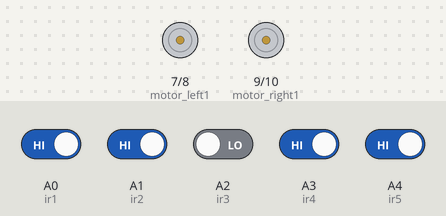
A sketch run on a simulated Arduino Uno, built with avr-gcc and run on an emulated ATmega328P. Shown: motor-driver pin pairs drawn as motors (green arrow = first pin HIGH = forward, orange = second pin HIGH = backward, longer = more drive, scaled by the enable pin). The test bench sets the inputs (shaded band); at power-on: A0 (ir1), A1 (ir2), A3 (ir4), A4 (ir5) HIGH, A2 (ir3) LOW.

Above: at 1.2 s.
1.3 s: A2 (ir3) driven HIGH
2.8 s: A0 (ir1) driven LOW and A4 (ir5) driven LOW
At 3.4 s:
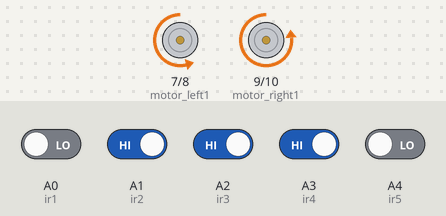
4.3 s: A1 (ir2) driven LOW
At 4.6 s:
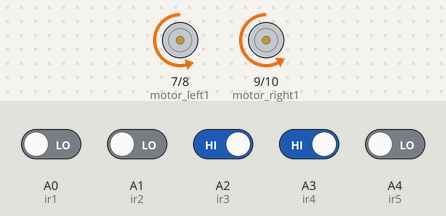
5.8 s: A1 (ir2) driven HIGH
At 6.9 s:
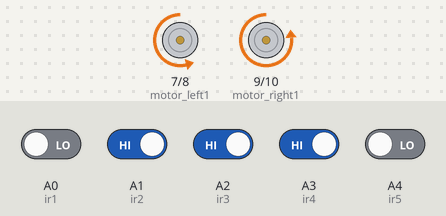
7.3 s: A3 (ir4) driven LOW
At 8.1 s:
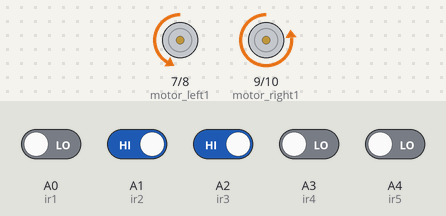
8.8 s: A3 (ir4) driven HIGH
At 9.2 s:
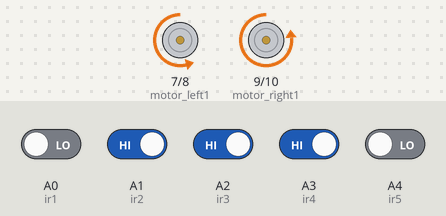
Timing chart, 0 to 11.3 s (numbered marks = the images above; inputs shaded):
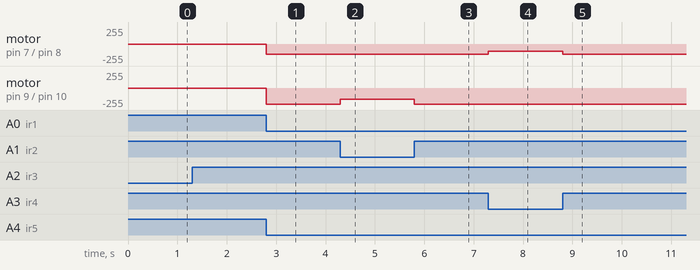

Measured:
- after the input at 2.8 s, motor on pin 7 (motor_left1) / pin 8 (motor_left2): stopped → backward 154/255 at once; motor on pin 9 (motor_right1) / pin 10 (motor_right2): stopped → backward 240/255 at once
- after the input at 4.3 s, motor on pin 9 (motor_right1) / pin 10 (motor_right2): backward 240/255 → backward 168/255 at once
- after the input at 5.8 s, motor on pin 9 (motor_right1) / pin 10 (motor_right2): backward 168/255 → backward 240/255 at once
- after the input at 7.3 s, motor on pin 7 (motor_left1) / pin 8 (motor_left2): backward 154/255 → backward 107/255 at once
- after the input at 8.8 s, motor on pin 7 (motor_left1) / pin 8 (motor_left2): backward 107/255 → backward 154/255 at once

The sketch:

line_follower.ino
```cpp
#define ir1   A0
#define ir2   A1
#define ir3   A2
#define ir4   A3
#define ir5   A4

# define Trig 2
# define Echo 4

# define enable_left 5
# define motor_left1 7
# define motor_left2 8

# define enable_right 6
# define motor_right1 9
# define motor_right2 10

void forward();
void left();
void right();
void stop();
void motor_speed(int percent1, int percent2);


float motor_calib = 0.7;

void setup() {

pinMode(enable_left,OUTPUT);
pinMode(motor_left1,OUTPUT);
pinMode(motor_left2,OUTPUT);

pinMode(enable_right,OUTPUT);
pinMode(motor_right1,OUTPUT);
pinMode(motor_right2,OUTPUT);


}

void loop() {

  if((digitalRead(ir1)==0)&&(digitalRead(ir2)==0)&&(digitalRead(ir3)==1)&&(digitalRead(ir4)==0)&&(digitalRead(ir5)==0))
  {
    motor_speed(100, 100);
  }
  else if((digitalRead(ir1)==0)&&(digitalRead(ir2)==1)&&(digitalRead(ir3)==1)&&(digitalRead(ir4)==1)&&(digitalRead(ir5)==0))
  {
    motor_speed(100, 100);
  }
  else if((digitalRead(ir1)==0)&&(digitalRead(ir2)==1)&&(digitalRead(ir3)==1)&&(digitalRead(ir4)==0)&&(digitalRead(ir5)==0))
  {
    motor_speed(70, 100);
  }
  else if((digitalRead(ir1)==0)&&(digitalRead(ir2)==0)&&(digitalRead(ir3)==1)&&(digitalRead(ir4)==1)&&(digitalRead(ir5)==0))
  {
    motor_speed(100, 70);
  }
  else if((digitalRead(ir1)==0)&&(digitalRead(ir2)==1)&&(digitalRead(ir3)==1)&&(digitalRead(ir4)==1)&&(digitalRead(ir5)==0))
  {
    motor_speed(100, 100);
  }
  else if((digitalRead(ir1)==0)&&(digitalRead(ir2)==0)&&(digitalRead(ir3)==0)&&(digitalRead(ir4)==1)&&(digitalRead(ir5)==1))
  {
    motor_speed(100, 30);
  }
  else if((digitalRead(ir1)==1)&&(digitalRead(ir2)==0)&&(digitalRead(ir3)==0)&&(digitalRead(ir4)==0)&&(digitalRead(ir5)==0))
  {
    motor_speed(0, 100);
  }
  else if((digitalRead(ir1)==0)&&(digitalRead(ir2)==0)&&(digitalRead(ir3)==0)&&(digitalRead(ir4)==0)&&(digitalRead(ir5)==1))
  {
    motor_speed(100, 0);
  }
  else if ((digitalRead(ir1)==1)&&(digitalRead(ir2)==1)&&(digitalRead(ir3)==1)&&(digitalRead(ir4)==1)&&(digitalRead(ir5)==1))
  {
    motor_speed(0, 0);
  }
  else
  {}
}


void motor_speed(int percent1, int percent2)
{
  int max = 220;
  analogWrite(enable_left, max * (percent1/100.0) * motor_calib);
  analogWrite(enable_right, 240 * (percent2/100.0));
  digitalWrite (motor_left1,0);
  digitalWrite (motor_left2,1);
  digitalWrite (motor_right1,0);
  digitalWrite (motor_right2,1);

}
```
